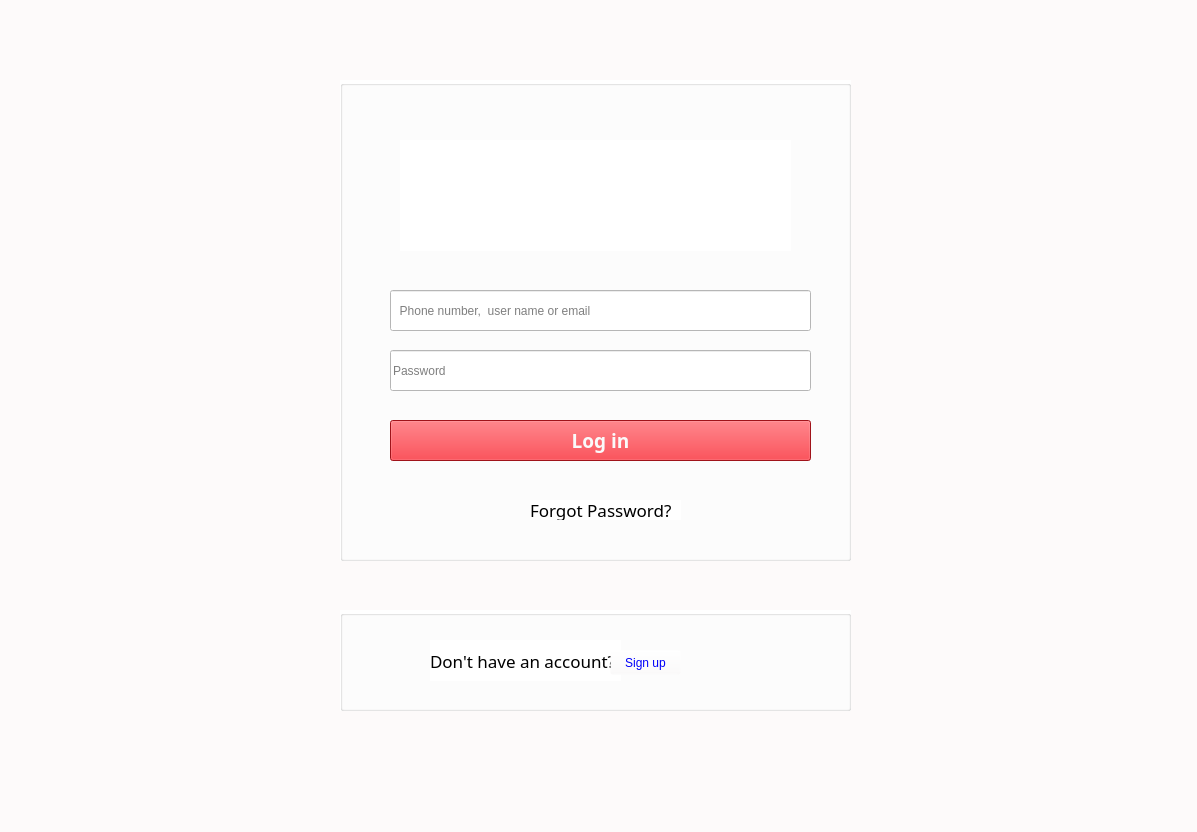
<?xml version="1.0" encoding="UTF-8"?>
<ui version="4.0">
 <class>login</class>
 <widget class="QMainWindow" name="login">
  <property name="geometry">
   <rect>
    <x>0</x>
    <y>0</y>
    <width>1197</width>
    <height>832</height>
   </rect>
  </property>
  <property name="windowTitle">
   <string>Login</string>
  </property>
  <property name="styleSheet">
   <string notr="true">background-color: rgb(253, 250, 250);</string>
  </property>
  <widget class="QWidget" name="centralwidget">
   <widget class="QGroupBox" name="groupBox">
    <property name="geometry">
     <rect>
      <x>340</x>
      <y>80</y>
      <width>511</width>
      <height>481</height>
     </rect>
    </property>
    <property name="styleSheet">
     <string notr="true">
background-color: rgb(255, 255, 255);</string>
    </property>
    <property name="title">
     <string/>
    </property>
    <widget class="QPushButton" name="login_2">
     <property name="geometry">
      <rect>
       <x>50</x>
       <y>340</y>
       <width>421</width>
       <height>41</height>
      </rect>
     </property>
     <property name="sizePolicy">
      <sizepolicy hsizetype="Preferred" vsizetype="Preferred">
       <horstretch>0</horstretch>
       <verstretch>0</verstretch>
      </sizepolicy>
     </property>
     <property name="font">
      <font>
       <family>Instagram Sans</family>
       <pointsize>14</pointsize>
       <bold>true</bold>
      </font>
     </property>
     <property name="styleSheet">
      <string notr="true">color: rgb(250, 250, 250);
background-color: rgb(224, 27, 36);</string>
     </property>
     <property name="text">
      <string>Log in</string>
     </property>
    </widget>
    <widget class="QLabel" name="label">
     <property name="geometry">
      <rect>
       <x>60</x>
       <y>60</y>
       <width>391</width>
       <height>111</height>
      </rect>
     </property>
     <property name="text">
      <string/>
     </property>
     <property name="pixmap">
      <pixmap resource="Files.qrc">:/new/prefix1/image/cineapp.png</pixmap>
     </property>
     <property name="alignment">
      <set>Qt::AlignCenter</set>
     </property>
    </widget>
    <widget class="QLabel" name="label_2">
     <property name="geometry">
      <rect>
       <x>190</x>
       <y>420</y>
       <width>151</width>
       <height>20</height>
      </rect>
     </property>
     <property name="font">
      <font>
       <family>Instagram Sans</family>
       <pointsize>13</pointsize>
      </font>
     </property>
     <property name="text">
      <string>Forgot Password?</string>
     </property>
    </widget>
    <widget class="QLineEdit" name="phone">
     <property name="geometry">
      <rect>
       <x>50</x>
       <y>210</y>
       <width>421</width>
       <height>41</height>
      </rect>
     </property>
     <property name="placeholderText">
      <string>  Phone number,  user name or email</string>
     </property>
    </widget>
    <widget class="QLineEdit" name="password">
     <property name="geometry">
      <rect>
       <x>50</x>
       <y>270</y>
       <width>421</width>
       <height>41</height>
      </rect>
     </property>
     <property name="echoMode">
      <enum>QLineEdit::Password</enum>
     </property>
     <property name="placeholderText">
      <string>Password</string>
     </property>
    </widget>
   </widget>
   <widget class="QGroupBox" name="groupBox_2">
    <property name="geometry">
     <rect>
      <x>340</x>
      <y>610</y>
      <width>511</width>
      <height>101</height>
     </rect>
    </property>
    <property name="styleSheet">
     <string notr="true">
background-color: rgb(255, 255, 255);</string>
    </property>
    <property name="title">
     <string/>
    </property>
    <widget class="QLabel" name="label_3">
     <property name="geometry">
      <rect>
       <x>90</x>
       <y>30</y>
       <width>191</width>
       <height>41</height>
      </rect>
     </property>
     <property name="font">
      <font>
       <family>Instagram Sans</family>
       <pointsize>13</pointsize>
       <italic>false</italic>
       <bold>false</bold>
      </font>
     </property>
     <property name="styleSheet">
      <string notr="true">font: italic 14pt &quot;Instagram Sans&quot;;
font: 13pt &quot;Instagram Sans&quot;;</string>
     </property>
     <property name="text">
      <string>Don't have an account?</string>
     </property>
    </widget>
    <widget class="QPushButton" name="pushButton_2">
     <property name="geometry">
      <rect>
       <x>270</x>
       <y>40</y>
       <width>71</width>
       <height>25</height>
      </rect>
     </property>
     <property name="styleSheet">
      <string notr="true">color: rgb(0, 0, 250);
background-color: rgba(252, 250, 250, 0);</string>
     </property>
     <property name="text">
      <string>Sign up</string>
     </property>
    </widget>
   </widget>
  </widget>
  <widget class="QMenuBar" name="menubar">
   <property name="geometry">
    <rect>
     <x>0</x>
     <y>0</y>
     <width>1197</width>
     <height>22</height>
    </rect>
   </property>
  </widget>
  <widget class="QStatusBar" name="statusbar"/>
 </widget>
 <resources>
  <include location="Files.qrc"/>
 </resources>
 <connections/>
</ui>
